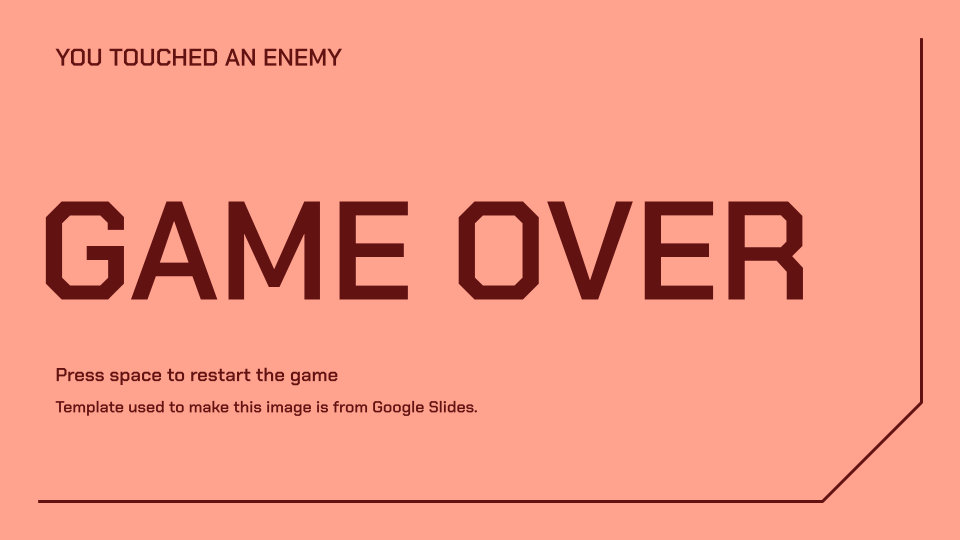
#> input picture python_prototype/game_over_screen.png, 960 x 540 px
$ python image_convert.py
#> lines starting #> are read from the running program, lines starting #| are printed output that depends on the picture; after the words box and inside, x2 and y2 are one past the last pixel; in counts of white or black regions, pixels touching at a corner belong together
import os
import numpy as np
import cv2


def array2memory(array, bits_per_color_channel, depth, filename=None):
    # Convert from Python list to memory format
    width = bits_per_color_channel if len(array.shape) == 2 else bits_per_color_channel * 3
    memory = f"WIDTH = {width};\nDEPTH = {depth};\nADDRESS_RADIX = HEX;\nDATA_RADIX = BIN;\n\nCONTENT\nBEGIN\n"
    count = 0
    for i in range(array.shape[0]):
        for j in range(array.shape[1]):
            if len(array.shape) == 2:  # Monochrome image
                d = format(array[i, j], f'0{bits_per_color_channel}b')
            else:  # RGB image
                d = ""
                for k in range(array.shape[2]):
                    d += format(array[i, j, k], f'0{bits_per_color_channel}b')
            memory += f"{count:X}\t:\t{d};\n"
            count += 1
    memory += "END;\n"
    # Save the memory to a file
    if filename:
        with open(filename, "w", encoding="utf-8") as f:
            f.write(memory)

    return memory


def convert_picture(image_path, bits_per_color_channel=8, target_width=320, target_height=240, pad=False, monocolor=False):
    # Read the image
#> called with image_path = 'game_over_screen.png', bits_per_color_channel = 4, target_width = 160, target_height = 120, pad = False, monocolor = True
    image = cv2.imread(image_path, cv2.IMREAD_UNCHANGED)
#> image is the input picture: shape (540, 960, 3); mean B, G, R 133.5, 151.9, 243.1

    # Convert the image from BGR to RGB format
    rgb_image = cv2.cvtColor(image, cv2.COLOR_BGR2RGB)

    if pad:
        # Resize the image while maintaining aspect ratio and add padding
        scale_factor = min(target_width / rgb_image.shape[1], target_height / rgb_image.shape[0])
        new_width = int(rgb_image.shape[1] * scale_factor)
        new_height = int(rgb_image.shape[0] * scale_factor)
        resized_image = cv2.resize(rgb_image, (new_width, new_height), interpolation=cv2.INTER_LINEAR)

        # Calculate padding for each side to make the resized image match the target size
        top_pad = (target_height - new_height) // 2
        bottom_pad = target_height - new_height - top_pad
        left_pad = (target_width - new_width) // 2
        right_pad = target_width - new_width - left_pad

        # Add padding with black color (0, 0, 0)
        final_image = cv2.copyMakeBorder(resized_image, top_pad, bottom_pad, left_pad, right_pad,
                                         cv2.BORDER_CONSTANT, value=[0, 0, 0])
    else:
        # Directly resize the image to the target size, stretching or compressing it as necessary
        final_image = cv2.resize(rgb_image, (target_width, target_height), interpolation=cv2.INTER_LINEAR)
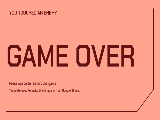
#> final_image: shape (120, 160, 3); mean R, G, B 242.5, 151.4, 133

    if monocolor:
        # Convert the image to grayscale
        gray_image = cv2.cvtColor(final_image, cv2.COLOR_RGB2GRAY)
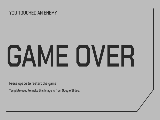
#> gray_image: shape (120, 160); min 42, max 188, mean 176.3

        # Normalize the grayscale image to 8 bits
        quantized_image = (gray_image // (256 // 2)).astype(np.uint8)  # 1-bit quantization for monocolor
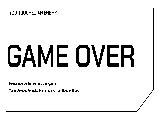
#> quantized_image: shape (120, 160); values 0 (black) and 1 (white), 91.5% white; 55 black regions (44 under 20 px), largest, box (x1, y1, x2, y2) and area: (38, 45, 53, 67) 179, (121, 45, 134, 67) 167, (76, 45, 90, 67) 166

        print("Converted to monochrome.")
    else:
        # Apply the bit depth quantization for RGB
        max_value = (2 ** bits_per_color_channel) - 1
        quantized_image = np.round(final_image / (256 / (max_value + 1))).astype(np.uint8)

    # Save or display the quantized image (optional)
    if monocolor:
        cv2.imwrite("processed_image_monochrome.jpg", quantized_image * 255)  # Scale for visualization
    else:
        cv2.imwrite("processed_image.jpg", (quantized_image * (255 // max_value)))  # Scale back for visualization

    print(f"Image shape: {quantized_image.shape}")
#| Image shape: (120, 160)
    return quantized_image


if __name__ == '__main__':
    # Specify parameters
    bits_per_channel = 4  # Example: 4 bits per color channel
    target_width = 160    # Custom width
    target_height = 120   # Custom height
    pad = False           # Enable padding or disable for stretching
    monocolor = True      # Convert to monochrome or not

    # Convert and process the image
    converted_image = convert_picture("game_over_screen.png", bits_per_color_channel=bits_per_channel,
                                      target_width=target_width, target_height=target_height, pad=pad, monocolor=monocolor)

    # Generate memory file
    depth = target_width * target_height
    memory = array2memory(converted_image, 1 if monocolor else bits_per_channel, depth, "game_over_screen.mif")
#> after the loop in array2memory, `for i in range(array.shape[0]):`: count = 19200

$ run again, with python_prototype/you_won_screen.png copied over python_prototype/game_over_screen.png
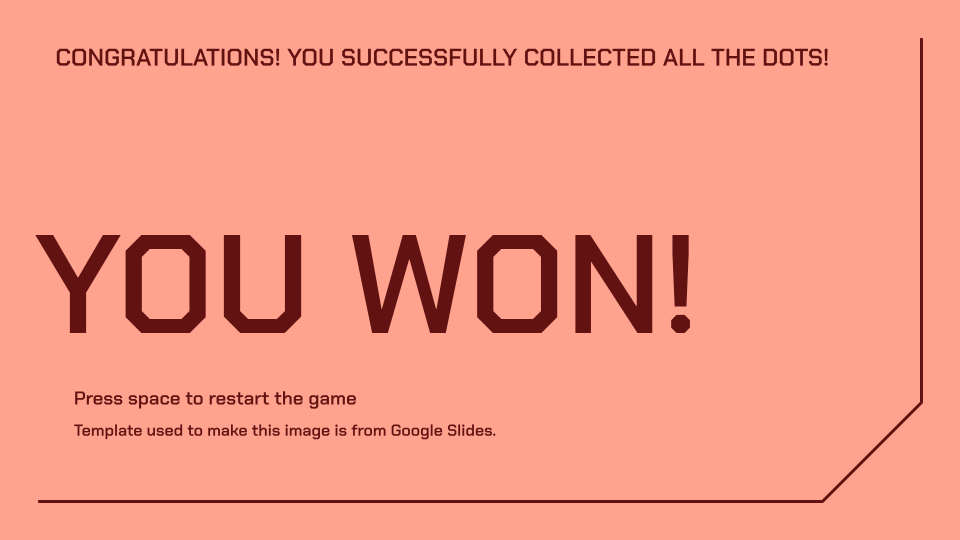
#> input picture python_prototype/you_won_screen.png, 960 x 540 px
#> in convert_picture, image is the input picture: shape (540, 960, 3); mean B, G, R 134.2, 152.7, 244
#> in convert_picture, `gray_image = cv2.cvtColor(final_image, cv2.COLOR_RGB2GRAY)`:
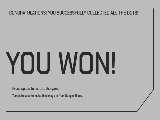
#> gray_image: shape (120, 160); min 42, max 188, mean 176.9
#> in convert_picture, `quantized_image = (gray_image // (256 // 2)).astype(np.uint8)`:
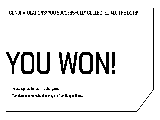
#> quantized_image: shape (120, 160); values 0 (black) and 1 (white), 91.9% white; black in thin lines or dots, all inside (x1, y1, x2, y2) = (6, 8, 154, 112)
#| Image shape: (120, 160)
#> after the loop in array2memory, `for i in range(array.shape[0]):`: count = 19200
